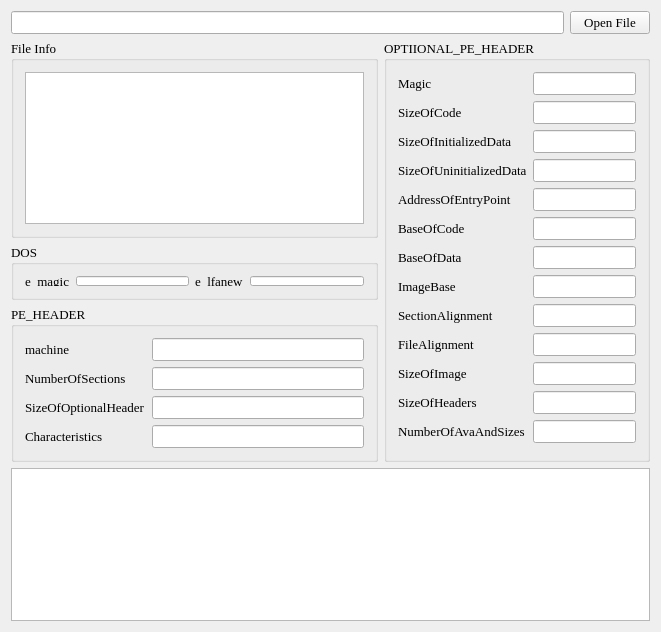
<?xml version="1.0" encoding="UTF-8"?>
<ui version="4.0">
 <class>Qt_PE_ToolClass</class>
 <widget class="QWidget" name="Qt_PE_ToolClass">
  <property name="geometry">
   <rect>
    <x>0</x>
    <y>0</y>
    <width>661</width>
    <height>632</height>
   </rect>
  </property>
  <property name="font">
   <font>
    <family>Times New Roman</family>
    <pointsize>10</pointsize>
   </font>
  </property>
  <property name="windowTitle">
   <string>Qt_PE_Tool</string>
  </property>
  <layout class="QGridLayout" name="gridLayout_4">
   <item row="0" column="0" colspan="2">
    <layout class="QHBoxLayout" name="horizontalLayout">
     <item>
      <widget class="QLineEdit" name="lineEdit_FilePath"/>
     </item>
     <item>
      <widget class="QPushButton" name="pushButton_OpenFile">
       <property name="text">
        <string>Open File</string>
       </property>
      </widget>
     </item>
    </layout>
   </item>
   <item row="1" column="0">
    <widget class="QGroupBox" name="groupBox">
     <property name="title">
      <string>File Info</string>
     </property>
     <layout class="QGridLayout" name="gridLayout_5">
      <item row="0" column="0">
       <widget class="QTextEdit" name="textEdit_FileInfo"/>
      </item>
     </layout>
    </widget>
   </item>
   <item row="1" column="1" rowspan="3">
    <widget class="QGroupBox" name="groupBox_OPTIONAL_PE_HEADER">
     <property name="title">
      <string>OPTIIONAL_PE_HEADER</string>
     </property>
     <layout class="QGridLayout" name="gridLayout_3">
      <item row="0" column="0">
       <widget class="QLabel" name="label_7">
        <property name="frameShape">
         <enum>QFrame::NoFrame</enum>
        </property>
        <property name="text">
         <string>Magic</string>
        </property>
       </widget>
      </item>
      <item row="0" column="1">
       <widget class="QLineEdit" name="lineEdit_Magic"/>
      </item>
      <item row="1" column="0">
       <widget class="QLabel" name="label_8">
        <property name="frameShape">
         <enum>QFrame::NoFrame</enum>
        </property>
        <property name="text">
         <string>SizeOfCode</string>
        </property>
       </widget>
      </item>
      <item row="1" column="1">
       <widget class="QLineEdit" name="lineEdit_SizeOfCode"/>
      </item>
      <item row="2" column="0">
       <widget class="QLabel" name="label_9">
        <property name="frameShape">
         <enum>QFrame::NoFrame</enum>
        </property>
        <property name="text">
         <string>SizeOfInitializedData</string>
        </property>
       </widget>
      </item>
      <item row="2" column="1">
       <widget class="QLineEdit" name="lineEdit_SizeOfInitializedData"/>
      </item>
      <item row="3" column="0">
       <widget class="QLabel" name="label_10">
        <property name="frameShape">
         <enum>QFrame::NoFrame</enum>
        </property>
        <property name="text">
         <string>SizeOfUninitializedData</string>
        </property>
       </widget>
      </item>
      <item row="3" column="1">
       <widget class="QLineEdit" name="lineEdit_SizeOfUninitializedData"/>
      </item>
      <item row="4" column="0">
       <widget class="QLabel" name="label_11">
        <property name="frameShape">
         <enum>QFrame::NoFrame</enum>
        </property>
        <property name="text">
         <string>AddressOfEntryPoint</string>
        </property>
       </widget>
      </item>
      <item row="4" column="1">
       <widget class="QLineEdit" name="lineEdit_AddressOfEntryPoint"/>
      </item>
      <item row="5" column="0">
       <widget class="QLabel" name="label_12">
        <property name="frameShape">
         <enum>QFrame::NoFrame</enum>
        </property>
        <property name="text">
         <string>BaseOfCode</string>
        </property>
       </widget>
      </item>
      <item row="5" column="1">
       <widget class="QLineEdit" name="lineEdit_BaseOfCode"/>
      </item>
      <item row="6" column="0">
       <widget class="QLabel" name="label_13">
        <property name="frameShape">
         <enum>QFrame::NoFrame</enum>
        </property>
        <property name="text">
         <string>BaseOfData</string>
        </property>
       </widget>
      </item>
      <item row="6" column="1">
       <widget class="QLineEdit" name="lineEdit_BaseOfData">
        <property name="text">
         <string/>
        </property>
       </widget>
      </item>
      <item row="7" column="0">
       <widget class="QLabel" name="label_14">
        <property name="frameShape">
         <enum>QFrame::NoFrame</enum>
        </property>
        <property name="text">
         <string>ImageBase</string>
        </property>
       </widget>
      </item>
      <item row="7" column="1">
       <widget class="QLineEdit" name="lineEdit_ImageBase">
        <property name="text">
         <string/>
        </property>
       </widget>
      </item>
      <item row="8" column="0">
       <widget class="QLabel" name="label_15">
        <property name="frameShape">
         <enum>QFrame::NoFrame</enum>
        </property>
        <property name="text">
         <string>SectionAlignment</string>
        </property>
       </widget>
      </item>
      <item row="8" column="1">
       <widget class="QLineEdit" name="lineEdit_SectionAlignment">
        <property name="text">
         <string/>
        </property>
       </widget>
      </item>
      <item row="9" column="0">
       <widget class="QLabel" name="label_16">
        <property name="frameShape">
         <enum>QFrame::NoFrame</enum>
        </property>
        <property name="text">
         <string>FileAlignment</string>
        </property>
       </widget>
      </item>
      <item row="9" column="1">
       <widget class="QLineEdit" name="lineEdit_FileAlignment">
        <property name="text">
         <string/>
        </property>
       </widget>
      </item>
      <item row="10" column="0">
       <widget class="QLabel" name="label_17">
        <property name="frameShape">
         <enum>QFrame::NoFrame</enum>
        </property>
        <property name="text">
         <string>SizeOfImage</string>
        </property>
       </widget>
      </item>
      <item row="10" column="1">
       <widget class="QLineEdit" name="lineEdit_SizeOfImage">
        <property name="text">
         <string/>
        </property>
       </widget>
      </item>
      <item row="11" column="0">
       <widget class="QLabel" name="label_18">
        <property name="frameShape">
         <enum>QFrame::NoFrame</enum>
        </property>
        <property name="text">
         <string>SizeOfHeaders</string>
        </property>
       </widget>
      </item>
      <item row="11" column="1">
       <widget class="QLineEdit" name="lineEdit_SizeOfHeaders">
        <property name="text">
         <string/>
        </property>
       </widget>
      </item>
      <item row="12" column="0">
       <widget class="QLabel" name="label_19">
        <property name="frameShape">
         <enum>QFrame::NoFrame</enum>
        </property>
        <property name="text">
         <string>NumberOfAvaAndSizes</string>
        </property>
       </widget>
      </item>
      <item row="12" column="1">
       <widget class="QLineEdit" name="lineEdit_NumberOfAvaAndSizes">
        <property name="text">
         <string/>
        </property>
       </widget>
      </item>
     </layout>
    </widget>
   </item>
   <item row="2" column="0">
    <widget class="QGroupBox" name="groupBox_DOS">
     <property name="minimumSize">
      <size>
       <width>0</width>
       <height>56</height>
      </size>
     </property>
     <property name="maximumSize">
      <size>
       <width>16777215</width>
       <height>60</height>
      </size>
     </property>
     <property name="title">
      <string>DOS</string>
     </property>
     <property name="flat">
      <bool>true</bool>
     </property>
     <layout class="QGridLayout" name="gridLayout">
      <item row="0" column="0">
       <widget class="QLabel" name="label">
        <property name="frameShape">
         <enum>QFrame::NoFrame</enum>
        </property>
        <property name="text">
         <string>e_magic</string>
        </property>
       </widget>
      </item>
      <item row="0" column="1">
       <widget class="QLineEdit" name="lineEdit_e_magic"/>
      </item>
      <item row="0" column="2">
       <widget class="QLabel" name="label_2">
        <property name="frameShape">
         <enum>QFrame::NoFrame</enum>
        </property>
        <property name="text">
         <string>e_lfanew</string>
        </property>
       </widget>
      </item>
      <item row="0" column="3">
       <widget class="QLineEdit" name="lineEdit_e_lfanew"/>
      </item>
     </layout>
    </widget>
   </item>
   <item row="3" column="0">
    <widget class="QGroupBox" name="groupBox_PE_HEADER">
     <property name="title">
      <string>PE_HEADER</string>
     </property>
     <property name="flat">
      <bool>true</bool>
     </property>
     <layout class="QGridLayout" name="gridLayout_2">
      <item row="0" column="0">
       <widget class="QLabel" name="label_3">
        <property name="frameShape">
         <enum>QFrame::NoFrame</enum>
        </property>
        <property name="text">
         <string>machine</string>
        </property>
       </widget>
      </item>
      <item row="0" column="1">
       <widget class="QLineEdit" name="lineEdit_machine"/>
      </item>
      <item row="1" column="0">
       <widget class="QLabel" name="label_4">
        <property name="frameShape">
         <enum>QFrame::NoFrame</enum>
        </property>
        <property name="text">
         <string>NumberOfSections</string>
        </property>
       </widget>
      </item>
      <item row="1" column="1">
       <widget class="QLineEdit" name="lineEdit_NumberOfSections"/>
      </item>
      <item row="2" column="0">
       <widget class="QLabel" name="label_5">
        <property name="frameShape">
         <enum>QFrame::NoFrame</enum>
        </property>
        <property name="text">
         <string>SizeOfOptionalHeader</string>
        </property>
       </widget>
      </item>
      <item row="2" column="1">
       <widget class="QLineEdit" name="lineEdit_SizeOfOptionalHeader"/>
      </item>
      <item row="3" column="0">
       <widget class="QLabel" name="label_6">
        <property name="frameShape">
         <enum>QFrame::NoFrame</enum>
        </property>
        <property name="text">
         <string>Characteristics</string>
        </property>
       </widget>
      </item>
      <item row="3" column="1">
       <widget class="QLineEdit" name="lineEdit_Characteristics"/>
      </item>
     </layout>
    </widget>
   </item>
   <item row="4" column="0" colspan="2">
    <widget class="QTableWidget" name="tableWidget_Sections"/>
   </item>
  </layout>
 </widget>
 <layoutdefault spacing="6" margin="11"/>
 <resources>
  <include location="Qt_PE_Tool.qrc"/>
 </resources>
 <connections/>
</ui>
